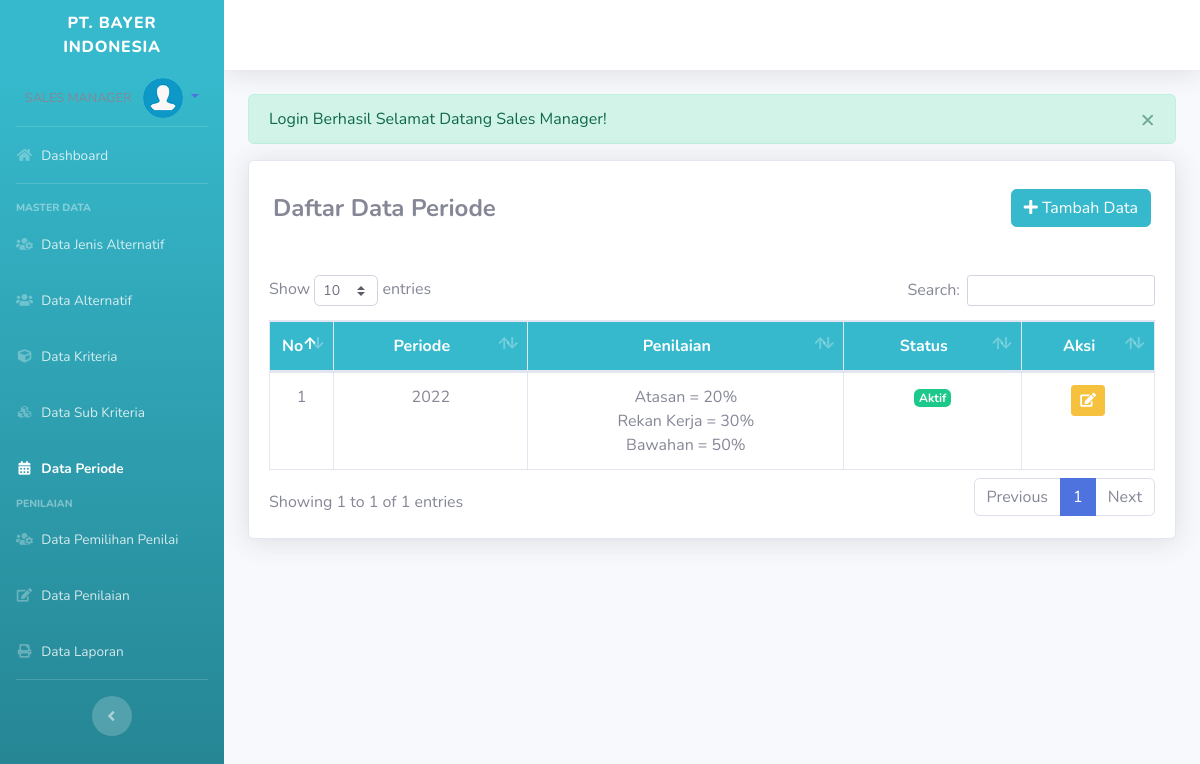
The app's page /admin/index.php?p=periode (signed in) with its own data.
### tables this page shows
CREATE TABLE `periode` (
  `id_periode` int(11) NOT NULL,
  `tahun_ajar` varchar(50) NOT NULL,
  `semester` varchar(50) NOT NULL,
  `status_periode` int(11) NOT NULL,
  `setting` varchar(50) NOT NULL
);

### admin/pages/periode.php (the view, shortened to what this page needs)
<?php if (isset($_SESSION["flash"])) { ?>
	<div class="alert alert-<?= $_SESSION["flash"]["type"]; ?> alert-dismissible alert_model" role="alert">
		<button type="button" class="close" data-dismiss="alert" aria-label="Close">
			<span aria-hidden="true">&times;</span>
		</button>
		<?= $_SESSION["flash"]["head"]; ?> <?= $_SESSION["flash"]["msg"]; ?>
	</div>
<?php unset($_SESSION['flash']);
} ?>
<div class="card shadow mb-4">
	<div class="card-body">
		<div class="d-flex justify-content-between align-items-center mt-2 mb-5 mx-1">
			<h4 class="m-0 font-weight-bold"> Daftar Data Periode</h6>
				<button type="button" class="btn btn-info" data-toggle="modal" data-target="#exampleModal"><i class="fa fa-plus"></i> Tambah Data</button>
		</div>
		<table class="table table-bordered" id="dataTable" width="100%" cellspacing="0">
			<thead class="bg-info text-white">
				<tr align="center">
					<th width="5%">No</th>
					<th>Periode</th>
					<th>Penilaian</th>
					<th>Status</th>
					<th width="15%">Aksi</th>
				</tr>
			</thead>
			<tbody>
				<?php
				$sql = "SELECT * FROM periode";
				$q = mysqli_query($con, $sql);
				$i = 0;
				while ($row = mysqli_fetch_array($q)) {
					$setting = '';
					if ($row['setting'] != '') {
						$set = explode(';', $row['setting']);
						$setting = "Atasan = $set[0]% <br>Rekan Kerja = $set[1]% <br>Bawahan = $set[2]%";
					}
				?>
					<tr align="center">
						<td><?= ++$i; ?></td>
						<td><?= $row['tahun_ajar']; ?></td>
						<td><?= $setting; ?></td>
						<td>
							<?php if ($row['status_periode'] == 0) { ?>
								<span class="badge badge-danger">Tidak Aktif</span>
							<?php } else { ?>
								<span class="badge badge-success">Aktif</span>
							<?php } ?>
						</td>
						<td>
							<div class="btn-group" role="group">
								<a data-toggle="tooltip" data-placement="bottom" title="Edit Data" href="index.php?p=periode&ubah=true&id_periode=<?= $row['id_periode']; ?>" class="btn btn-warning btn-sm"><i class="fa fa-edit"></i></a>
							</div>
						</td>
					</tr>
				<?php } ?>
			</tbody>
		</table>
	</div>
</div>

### records on screen
periode: tahun_ajar "2022", setting "20", setting "30", setting "50", status_periode "Aktif"

### other values on screen
$_SESSION["flash"]["head"] "Login Berhasil"
$_SESSION["flash"]["msg"] "Selamat Datang Sales Manager!"
